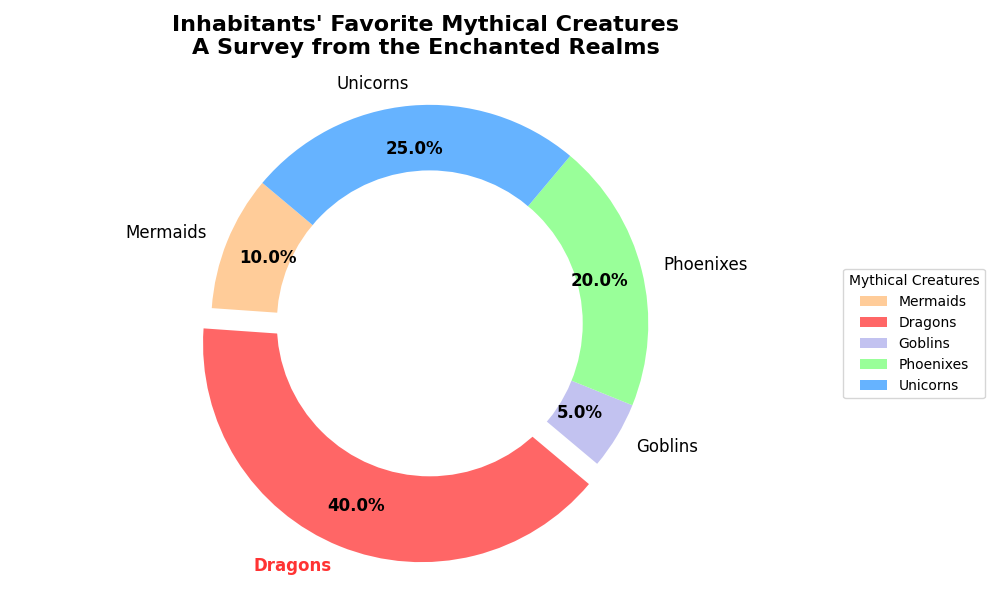

The Python source for this figure:
import matplotlib.pyplot as plt

# Shuffled data based on the direction
creatures = ['Mermaids', 'Dragons', 'Goblins', 'Phoenixes', 'Unicorns']
popularity = [10, 40, 5, 20, 25]  # Shuffled to match the creatures order
colors = ['#ffcc99', '#ff6666', '#c2c2f0', '#99ff99', '#66b3ff']  # Shuffled to match the creatures order

# Plotting the Pie Chart
fig, ax = plt.subplots(figsize=(10, 6))
wedges, texts, autotexts = ax.pie(popularity, colors=colors, labels=creatures, autopct='%1.1f%%',
                                  startangle=140, pctdistance=0.80, explode=[0.1 if p == max(popularity) else 0 for p in popularity])

# Adding annotation for emphasis
for i, (pct, txt) in enumerate(zip(autotexts, texts)):
    txt.set_fontsize(12)
    if popularity[i] == max(popularity):
        txt.set_fontweight('bold')
        txt.set_color('#ff3333')
    txt.set_text('\n'.join(txt.get_text().split()))
    pct.set_fontsize(12)
    pct.set_color('black')

# Titles and customization
plt.title("Inhabitants' Favorite Mythical Creatures\nA Survey from the Enchanted Realms", fontsize=16, fontweight='bold', pad=20)
plt.setp(autotexts, size=12, weight="bold", color="black")

# Add a circle at the center to create a 'donut' appearance
centre_circle = plt.Circle((0,0),0.70,fc='white')
fig.gca().add_artist(centre_circle)

# Ensure equal aspect ratio to make the pie a perfect circle
ax.axis('equal')  

# Legend placed outside the chart
ax.legend(wedges, creatures, title="Mythical Creatures", loc='center left', bbox_to_anchor=(1, 0, 0.5, 1))

# Automatically adjust the layout to prevent overlapping
plt.tight_layout()

# Display the plot
plt.show()
